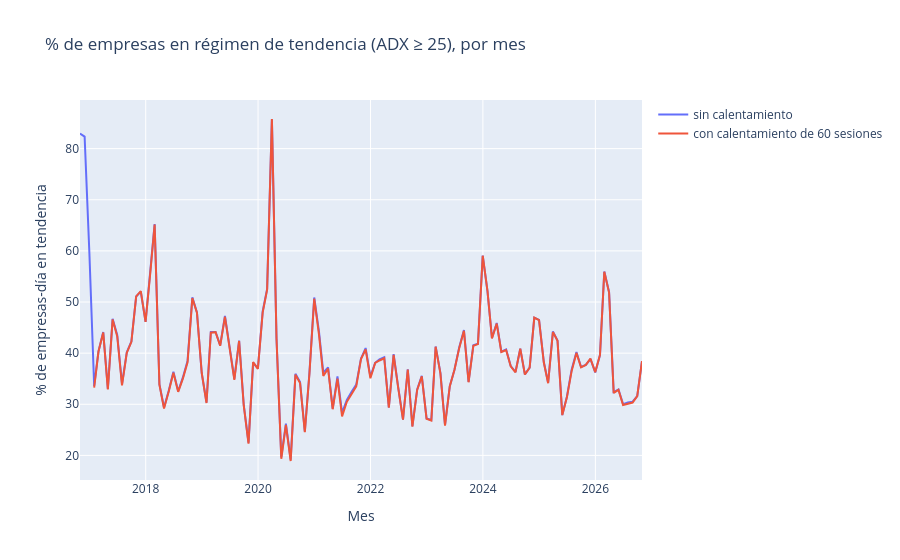

Notebook code for this chart:
### Markdown cell above
## 2. ¿Se puede uno fiar del ADX desde el primer día?

Cada día se clasifica con el ADX: **tendencia** si ADX ≥ 25 y **lateral** si es menor. El problema es que el ADX sale inflado en las primeras sesiones de cada empresa, hasta que acumula historia. El gráfico compara el % de empresas en tendencia cada mes, **sin** descartar nada y **descartando las primeras 60 sesiones** de cada empresa (calentamiento).

### Code cell
datos["en_tendencia"] = datos["adx"] >= ADX_UMBRAL_TENDENCIA
con_adx = datos[datos["adx"].notna()]
pasado_calentamiento = con_adx[con_adx["numero_sesion"] >= SESIONES_CALENTAMIENTO]

sin_calentamiento = con_adx.groupby(pd.Grouper(key="fecha", freq="ME"))["en_tendencia"].mean() * 100
con_calentamiento = pasado_calentamiento.groupby(pd.Grouper(key="fecha", freq="ME"))["en_tendencia"].mean() * 100

grafico = go.Figure()
grafico.add_trace(go.Scatter(x=sin_calentamiento.index, y=sin_calentamiento, name="sin calentamiento"))
grafico.add_trace(go.Scatter(x=con_calentamiento.index, y=con_calentamiento, name="con calentamiento de 60 sesiones"))
grafico.update_layout(title="% de empresas en régimen de tendencia (ADX ≥ 25), por mes",
                      xaxis_title="Mes", yaxis_title="% de empresas-día en tendencia")
grafico.show(renderer="plotly_mimetype")

print(f"Con calentamiento: {pasado_calentamiento['en_tendencia'].mean():.0%} del tiempo en tendencia")
